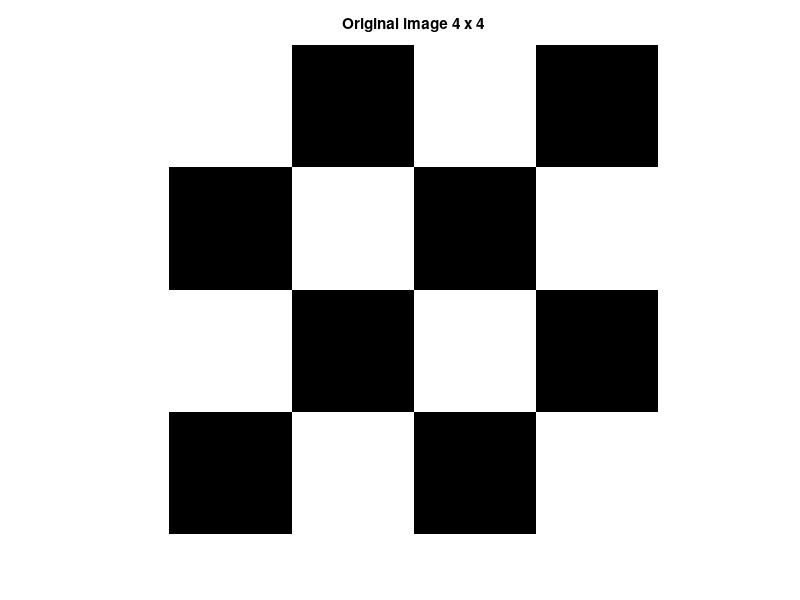
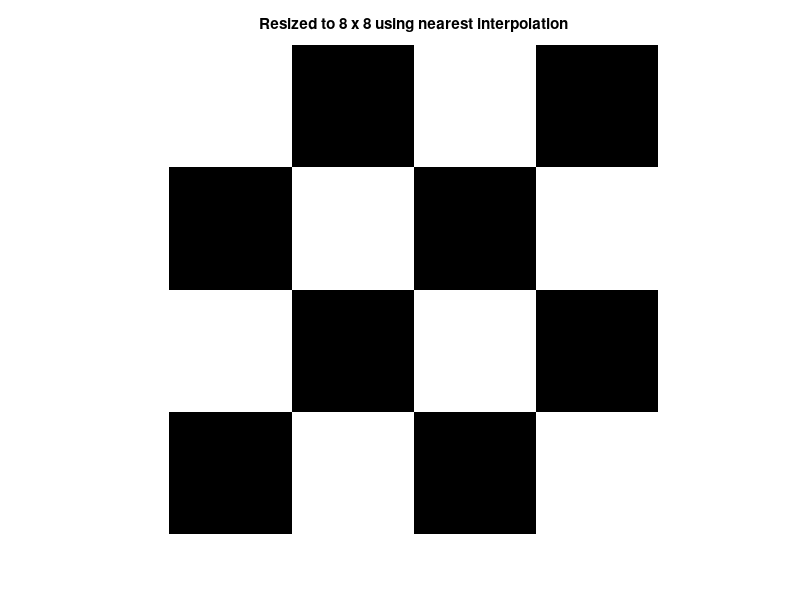
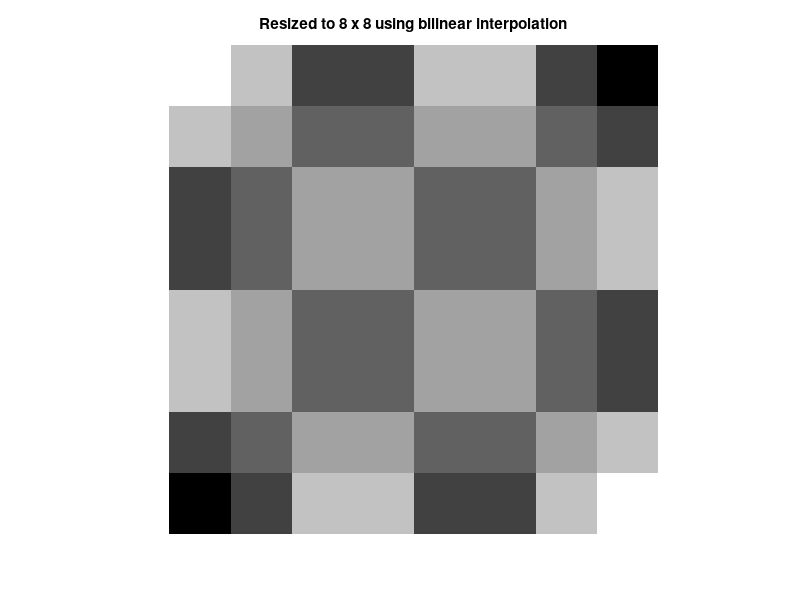
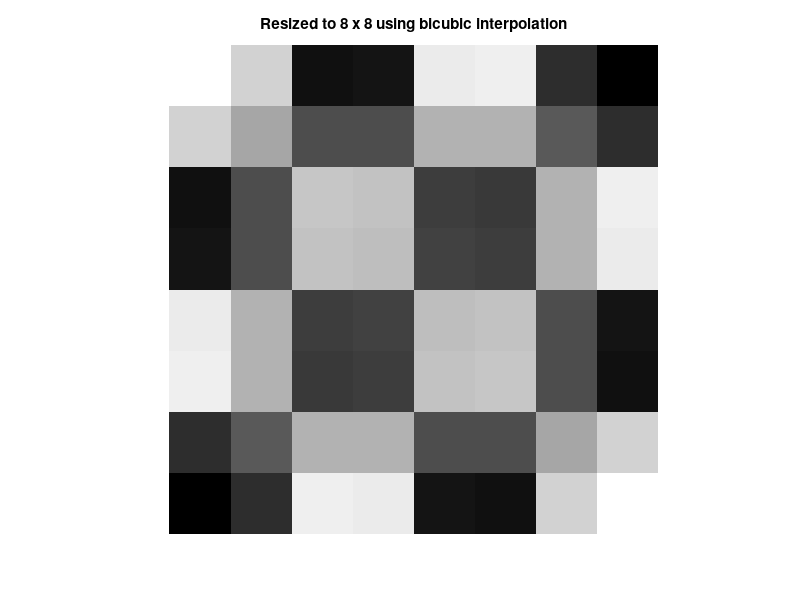

MATLAB code for these plots, in order: (Note: this script raises an error after producing the figures.)
%%                         LABORATORY 4 %%
%                                    -> Student: Irene Francisco Lopez %%
%% THE EXAMPLES ARE COMMENTED AND THE EXERCISES UNCOMMENTED
% % EXAMPLE 1.
    % Reducing image size 8 x 8 pixels to size 8 x 7 with the use ofthree different interpolation methods.
        % L = zeros(8);
        % L(1:2:end,1:2:end) = 1;
        % L(2:2:end,2:2:end) = 1;
        % imshow(L,'InitialMagnification','fit');
        % L2a=imresize(L,[7 8],'nearest')
        % pause
        % figure
        % imshow(L2a, 'InitialMagnification','fit')
        % pause
        % L2b=imresize(L,[7 8],'bilinear')
        % figure
        % imshow(L2b, 'InitialMagnification','fit')
        % pause
        % L2c=imresize(L,[7 8],'bicubic')
        % figure
        % imshow(L2c, 'InitialMagnification','fit')
        % pause
        % L2d=imresize(L,[7 8],'lanczos3')
        % figure
        % imshow(L2d, 'InitialMagnification','fit')

%% EXERCISE 1. 
   % Change the resolution of the checkerboard image with the original size 4 x 4 to 8 x 8 using different interpolation methods.
        M = zeros(4); % 4 x 4 size
        M(1:2:end,1:2:end) = 1;
        M(2:2:end,2:2:end) = 1;
        imshow(M,'InitialMagnification','fit');
        title('Original image 4 x 4')
            % nearest
        M2=imresize(M,[8 8],'nearest')
        figure
        imshow(M2, 'InitialMagnification','fit')
        title('Resized to 8 x 8 using nearest interpolation')
            % bilinear
        M3=imresize(M,[8 8],'bilinear')
        figure
        imshow(M3, 'InitialMagnification','fit')
        title('Resized to 8 x 8 using bilinear interpolation')
            % bicubic
        M4=imresize(M,[8 8],'bicubic')
        figure
        imshow(M4, 'InitialMagnification','fit')
        title('Resized to 8 x 8 using bicubic interpolation')
            % lanczos3
        M5=imresize(M,[8 8],'lanczos3')
        figure
        imshow(M5, 'InitialMagnification','fit')
        title('Resized to 8 x 8 using lanczos3 interpolation')

%% EXERCISE 2.1
    Rotate the checkerboard image with the original 8 x 8 size by 45 degrees using different interpolation methods
        N = zeros(8);
        N(1:2:end,1:2:end) = 1;
        N(2:2:end,2:2:end) = 1;
        imshow(N,'InitialMagnification','fit');
        title('Original image')
            % nearest
        N2=imrotate(N,45,'nearest')
        figure
        imshow(N2, 'InitialMagnification','fit')
        title('Rotated by 45 degrees using nearest interpolation')
            % bilinear
        N3=imrotate(N,45,'bilinear')
        figure
        imshow(N3, 'InitialMagnification','fit')
        title('Rotated by 45 degrees using bilinear interpolation')
            % bicubic
        N4=imrotate(N,45,'bicubic')
        figure
        imshow(N4, 'InitialMagnification','fit')
        title('Rotated by 45 degrees using bicubic interpolation')

%% Exercise 2.2
    % Rotate  the checkerboard image  with  the  original  8  x  8  size  by 90 degrees  using  different interpolation  methods.Perform that  operation  in  two  ways.
    O = zeros(8);
    O(1:2:end,1:2:end) = 1;
    O(2:2:end,2:2:end) = 1;
    imshow(O,'InitialMagnification','fit');
    title('Original image')
    % First,rotate  the  image  two  times, each by 45 degrees.Second,rotate the image by 90 degrees at once. Observe differences between resulting images.
        % nearest
        O2=imrotate(O,45,'nearest') % first 45 rotation
        figure
        imshow(O2, 'InitialMagnification','fit')
        title('Rotated once by 45 degrees using nearest interpolation')
    
        O2b=imrotate(O2,45,'nearest') % second 45 rotation
        figure
        imshow(O2b, 'InitialMagnification','fit')
        title('Rotated second time by 45 degrees using nearest interpolation')

        O2c=imrotate(O,90,'nearest') % 90 degrees rotation
        figure
        imshow(O2c, 'InitialMagnification','fit')
        title('Rotated by 90 degrees using nearest interpolation')

        % bilinear
        O3=imrotate(O,45,'bilinear') % first 45 rotation
        figure
        imshow(O3, 'InitialMagnification','fit')
        title('Rotated once by 45 degrees using bilinear interpolation')
        
        O3b=imrotate(O3,45,'bilinear') % second 45 rotation
        figure
        imshow(O3b, 'InitialMagnification','fit')
        title('Rotated second time by 45 degrees using bilinear interpolation')
        
        O3c=imrotate(O,90,'bilinear') % 90 degrees rotation
        figure
        imshow(O3c, 'InitialMagnification','fit')
        title('Rotated by 90 degrees using bilinear interpolation')
        
        % bicubic
        O4=imrotate(O,45,'bicubic') % first 45 rotation
        figure
        imshow(O4, 'InitialMagnification','fit')
        title('Rotated once by 45 degrees using bicubic interpolation')
        
        O4b=imrotate(O4,45,'bicubic')% second 45 rotation
        figure
        imshow(O4b, 'InitialMagnification','fit')
        title('Rotated second time by 45 degrees using bicubic interpolation')
        
        O4c=imrotate(O,90,'bicubic')% second 45 rotation
        figure
        imshow(O4c, 'InitialMagnification','fit')
        title('Rotated by 90 degrees using bicubic interpolation')

% %% EXAMPLE 2.
%     % Adding a constant value to the monochrome image (increase brightness):
            % L1=imread('portrait.jpg');
            % figure;
            % imshow(L1);
            % L2=(L1)+50;
            % figure;
            % imshow(L2)
            % 
%     % other way...
            % L1=imread('portrait.jpg');
            % L1=double(L1)/255;
            % figure;
            % imshow(L1);
            % L2=L1+0.3;
            % figure;
            % imshow(L2)

% %% EXAMPLE 3.
%     % Some information lost after brightening the image with the use of saturation method
            % L1=imread('portrait.jpg');
            % L1=double(L1)/255;
            % figure;
            % imshow(L1);
            % L2=L1+0.5;
            % figure;
            % imshow(L2);
            % L3=((L2>1)-0.5);
            % figure;
            % imshow(L3)

% %% EXAMPLE 4.
%     % Creating a simple menu to control the brightness of the image
        %     L1=imread('portrait.jpg');
        %     figure;
        %     imshow(L1);
        %     while 1
        %         choice = menu('Menu','Add 10','Subtract 10','Exit');
        %         switch choice
        %             case 1
        %                 L1 = L1 + 10;
        %                 imshow(L1);
        %             case 2
        %                 L1 = L1 - 10;
        %                 imshow(L1);
        %             case 3
        %                 close
        %                 break
        %         end
        %     end
% 
%% EXERCISE 3.
    % Create and program a menu, in which user will be able to select the following operations on the image:
        P=imread('image3.jpeg');
        P=double(P)/255; % normalitation for doubles
        P2=P; % Keep the original image in P and use P2 in the menu
        figure;
        imshow(P);
        while 1
            choice = menu('Menu','Add a random number from the range 0.0 -1.0','Subtract a random number from the range 0.0 -1.0','Logarithm','Square root','Power','Restore original image','Exit');
            switch choice
                case 1  % adding a random number from the range 0.0 -1.0
                    P2 = P2 + rand;
                    imshow(P2);
                case 2  % subtracting a random number from the range 0.0 -1.0
                    P2 = P2 - rand;
                    imshow(P2);
                case 3 % logarithm
                    P2 = log(P2+1); % add 1 to the log for not taking log(0) that it will be undefined
                    imshow(P2);
                case 4 % square root
                    P2 = sqrt(P2);
                    imshow(P2);
                case 5 % power
                    P2 = P2.^(2+(5-2).*rand); %  r = a + (b-a).*rand(N,1) for generate random numbers in a interval, in this case it will be for example, from 2 to 5
                    imshow(P2);
                case 6 % restoring original image
                    P2 = P;
                    imshow(P2);
                case 7 % exit
                    close
                    break
            end
        end
        
%  %% Example 5.
%     % Low constrast image histogram
%         L1=imread('portrait.jpg');
%         figure;
%         imshow(L1);
%         figure;
%         imhist(L1); %  calculates the histogram for the grayscale image I
%         [y,x]=imhist(L1); % imhist function returns the histogram counts in counts and the bin locations in binLocations [counts,binLocations]
%         figure;
%         bar(x,y); % draws the bars at the locations specified by x
%         figure;
%         stairs(x,y) % plots the elements in Y at the locations specified by X

%% Exercise 4.
    % Lighten and then darken image portrait1.jpg and display histograms of transformed images.
          Q=imread('image3.jpeg');
          figure;
          imshow(Q);
          title('Original image')
          
          %Lighten the image
          Q2 = (Q)+50;
          figure;
          imshow(Q2);
          title('Lighter image')
          
          figure;
          imhist(Q2); %  calculates the histogram for the grayscale image I
          title('Lighter image histogram')
          
          %Darken the image
          Q3 = (Q)-50;
          figure;
          imshow(Q3);
          title('Darker image')
          
          figure;
          imhist(Q3); %  calculates the histogram for the grayscale image I
          title('Darker image histogram')
          
%% Exercise 5.
    % Display histograms of the images 3.jpg and 4.jpg, analyze them and adjust given images basing on information achieved from histograms. Use the imadjust function.
          R=imread('image3.jpeg');
          figure;
          imshow(R);
          title('Original image3.jpeg');
          
          S=imread('image4.jpeg');
          figure;
          imshow(S);
          title('Original image4.jpeg');
          
          % display histograms
          figure;
          imhist(R); %  calculates the histogram for the grayscale image I
          title('image3.jpeg histogram');
          
          figure;
          imhist(S); %  calculates the histogram for the grayscale image I
          title('image4.jpeg histogram');
          
          % adjust images
          
          R2= imadjust(R,[0.15 0.9],[0 1]); %lets try to increase the contrast
          figure;
          imshow(R2);
          title('Increased constrast of image3.jpeg');
          
          figure;
          imhist(R2); %  calculates the histogram for the grayscale image I
          title('image3.jpeg histogram after adjust contrast');
          
          S2= imadjust(S,[],[],0.5); %decreasing the contrast enough will wash out the image so lets try gamma correction
          figure;
          imshow(S2);
          title('Gamma correction of image4.jpeg');
          
          figure;
          imhist(S2); %  calculates the histogram for the grayscale image I
          title('image4.jpeg histogram after apply gamma correction');
          
          
          
          
          